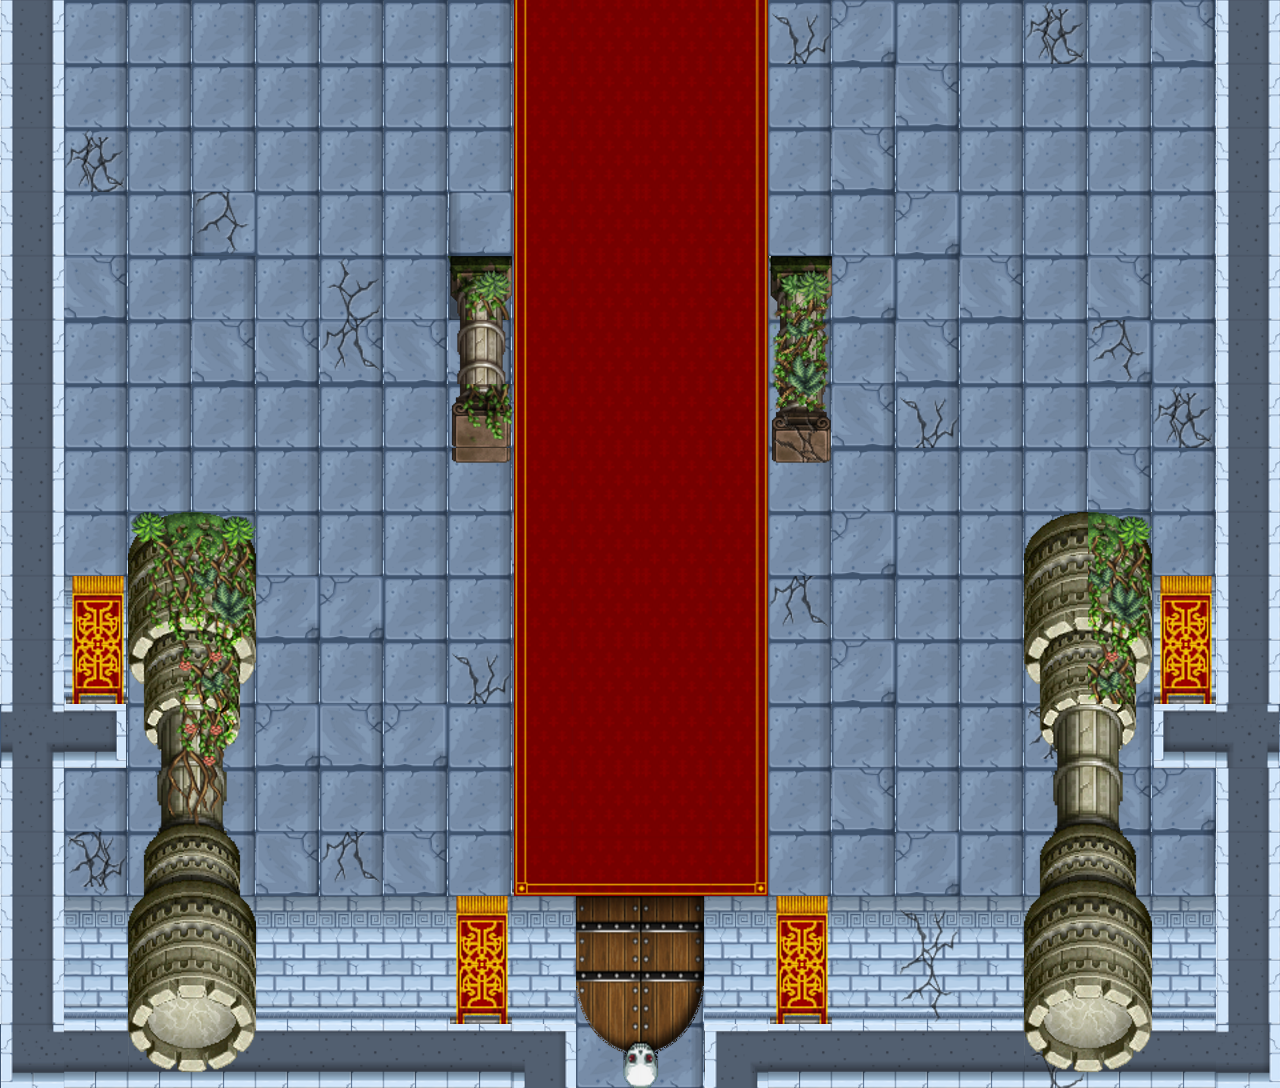

A level layout from a 2D game, rendered from its tile map. Below: a short description, then the map file with tile-grid data replaced by summaries:
An orthogonal 20x17 tile map with 64x64 px tiles, 7 tile layers (Base, wallCollide, Cracks, Carpet, ...).

<map version="1.2" tiledversion="1.2.5" orientation="orthogonal" renderorder="right-down" width="20" height="17" tilewidth="64" tileheight="64" infinite="0" nextlayerid="42" nextobjectid="1">
 <tileset firstgid="1" source="olympusTiles.tsx" />
 <layer id="35" name="Base" width="20" height="17">
  <data>[340 cells, 340 non-empty, 3 distinct tile ids]</data>
 </layer>
 <layer id="36" name="wallCollide" width="20" height="17">
  <data>[340 cells, 88 non-empty, 10 distinct tile ids]</data>
 </layer>
 <layer id="37" name="Cracks" width="20" height="17">
  <data>[340 cells, 19 non-empty, 3 distinct tile ids]</data>
 </layer>
 <layer id="38" name="Carpet" width="20" height="17">
  <data>[340 cells, 56 non-empty, 6 distinct tile ids]</data>
 </layer>
 <layer id="39" name="Flags" width="20" height="17">
  <data>[340 cells, 10 non-empty, 4 distinct tile ids]</data>
 </layer>
 <layer id="40" name="pillarCollide" width="20" height="17">
  <data>[340 cells, 44 non-empty, 33 distinct tile ids]</data>
 </layer>
 <layer id="41" name="gateCollide" width="20" height="17">
  <data>[340 cells, 6 non-empty, 6 distinct tile ids]</data>
 </layer>
</map>
